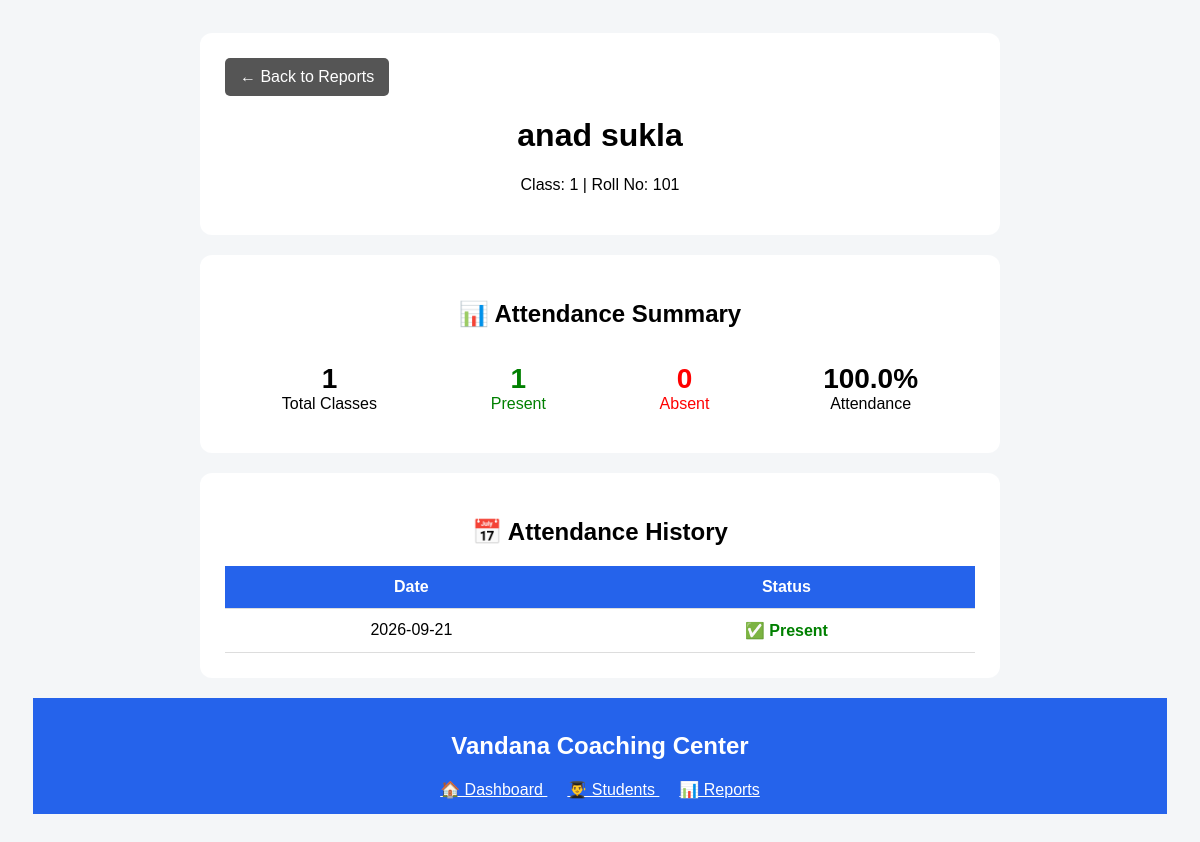
/student_report/21 (signed in), run on the app's committed database.
### tables this page shows
CREATE TABLE students (
            id INTEGER PRIMARY KEY AUTOINCREMENT,
            name TEXT NOT NULL,
            class_name TEXT NOT NULL,
            roll_number TEXT
        , guardian_name TEXT, guardian_phone TEXT, section TEXT);

CREATE TABLE attendance (
            id INTEGER PRIMARY KEY AUTOINCREMENT,
            student_id INTEGER NOT NULL,
            attendance_date TEXT NOT NULL,
            status TEXT NOT NULL,
            FOREIGN KEY (student_id) REFERENCES students(id)
        );

### app.py (the view, shortened to what this page needs)
@app.route(
    "/student_report/<int:student_id>"
)
@login_required
def student_report(student_id):
    user_role = session.get("role")
    user_student_id = session.get(
        "student_id"
    )
    conn = get_db_connection()
    student = conn.execute("""
        SELECT *
        FROM students
        WHERE id = ?
    """, (
        student_id,
    )).fetchone()
    if not student:
        conn.close()
        return "Student not found", 404
    attendance_records = conn.execute("""
        SELECT
            attendance_date,
            status

        FROM attendance

        WHERE student_id = ?

        ORDER BY attendance_date DESC
    """, (
        student_id,
    )).fetchall()
    total = len(
        attendance_records
    )
    present = sum(
        1
        for record in attendance_records
        if record["status"] == "Present"
    )
    absent = total - present
    if total > 0:
        percentage = round(
            (present / total) * 100,
            2
        )
    else:
        percentage = 0
    conn.close()
    return render_template(
        "student_report.html",
        student=student,
        attendance_records=
            attendance_records,
        total=total,
        present=present,
        absent=absent,
        percentage=percentage
    )

### app.py (called while the page is built, shortened)
def get_db_connection():
    conn = sqlite3.connect(DATABASE)
    conn.row_factory = sqlite3.Row
    return conn

def login_required(view_func):
    @wraps(view_func)
    def wrapped_view(*args, **kwargs):
        return view_func(*args, **kwargs)
    return wrapped_view

### templates/student_report.html (shortened to what this page needs)
<!DOCTYPE html>
<html lang="en">
<head>
</head>
<body>
<div class="container">
    <div class="card">
        <a href="/reports" class="back">
            ← Back to Reports
        </a>
        <h1>
            {{ student["name"] }}
        </h1>
        <p style="text-align:center;">
            Class: {{ student["class_name"] }}
            |
            Roll No: {{ student["roll_number"] }}
        </p>
    </div>
    <div class="card">
        <h2>
            📊 Attendance Summary
        </h2>
        <div class="stats">
            <div class="stat">
                <div class="number">
                    {{ total }}
                </div>
                <div>
                    Total Classes
                </div>
            </div>
            <div class="stat green">
                <div class="number">
                    {{ present }}
                </div>
                <div>
                    Present
                </div>
            </div>
            <div class="stat red">
                <div class="number">
                    {{ absent }}
                </div>
                <div>
                    Absent
                </div>
            </div>
            <div class="stat">
                <div class="number">
                    {{ percentage }}%
                </div>
                <div>
                    Attendance
                </div>
            </div>
        </div>
    </div>
    <div class="card">
        <h2>
            📅 Attendance History
        </h2>
        <table>
            <tr>
                <th>
                    Date
                </th>
                <th>
                    Status
                </th>
            </tr>
            {% for record in attendance_records %}
            <tr>
                <td>
                    {{ record["attendance_date"] }}
                </td>
                <td>
                    {% if record["status"] == "Present" %}
                        <span class="present">
                            ✅ Present
                        </span>
                    {% else %}
                        <span class="absent">
                            ❌ Absent
                        </span>
                    {% endif %}
                </td>
            </tr>
            {% else %}
            <tr>
                <td colspan="2">
                    No attendance recorded.
                </td>
            </tr>
            {% endfor %}
        </table>
    </div>
</div>
</body>
<div style="
    background:#2563eb;
    color:white;
    padding:15px;
    text-align:center;
">
    <h2>
        Vandana Coaching Center
    </h2>
    <div>
        <a href="/"
           style="color:white;margin:10px;">
            🏠 Dashboard
        </a>
        <a href="/students"
           style="color:white;margin:10px;">
            👨‍🎓 Students
        </a>
        <a href="/reports"
           style="color:white;margin:10px;">
            📊 Reports
        </a>
    </div>
</div>
</html>

### templates/student_report.html (style rules this page uses)
body { font-family: Arial, sans-serif; background: #f4f6f8; padding: 25px; }
.container { max-width: 800px; margin: auto; }
.card { background: white; padding: 25px; border-radius: 12px; margin-bottom: 20px; }
h1, h2 { text-align: center; }
.stats { display: flex; justify-content: space-around; text-align: center; }
.stat { padding: 15px; }
.number { font-size: 28px; font-weight: bold; }
.green { color: green; }
.red { color: red; }
table { width: 100%; border-collapse: collapse; }
th, td { padding: 12px; border-bottom: 1px solid #ddd; text-align: center; }
th { background: #2563eb; color: white; }
.present { color: green; font-weight: bold; }
.back { display: inline-block; padding: 10px 15px; background: #555; color: white; text-decoration: none; border-radius: 5px; }

### data on the page
students: name "anad sukla", class_name "1", roll_number "101"
attendance: attendance_date "2026-09-21", status "✅ Present"

### other printed values
{{ total }} "1"
{{ present }} "1"
{{ absent }} "0"
{{ percentage }} "100.0"
